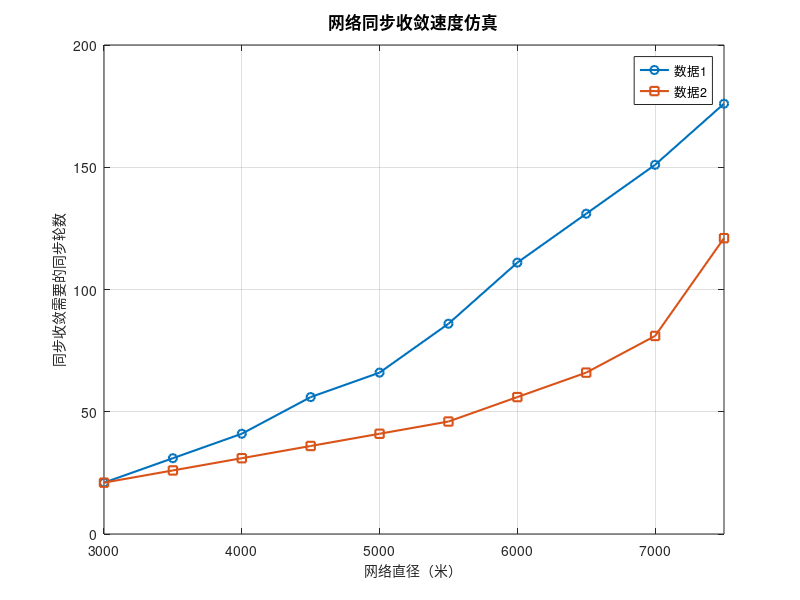

The MATLAB script that drew this image:
% 定义X轴数据（3000到7500，每500一个点）
x = 3000:500:7500;

% 定义Y轴数据
data1 = [21, 31, 41, 56, 66, 86, 111, 131, 151, 176];  % 数据1
data2 = [21, 26, 31, 36, 41, 46, 56, 66, 81, 121];   % 数据2

% 创建图形
figure;
hold on; grid on;  % 保持图形并添加网格

% 绘制两条曲线
plot(x, data1, 'o-', 'LineWidth', 1.5, 'MarkerSize', 6);
plot(x, data2, 's-', 'LineWidth', 1.5, 'MarkerSize', 6);

% 设置坐标轴范围和标签
xlim([3000, 7500]);
xlabel('网络直径（米）', 'FontSize', 10);
ylabel('同步收敛需要的同步轮数', 'FontSize', 10);

% 设置标题
title('网络同步收敛速度仿真', 'FontSize', 12);

% 添加图例
legend('数据1', '数据2', 'Location', 'best');

% 优化显示
box on;  % 给坐标轴添加边框
hold off;